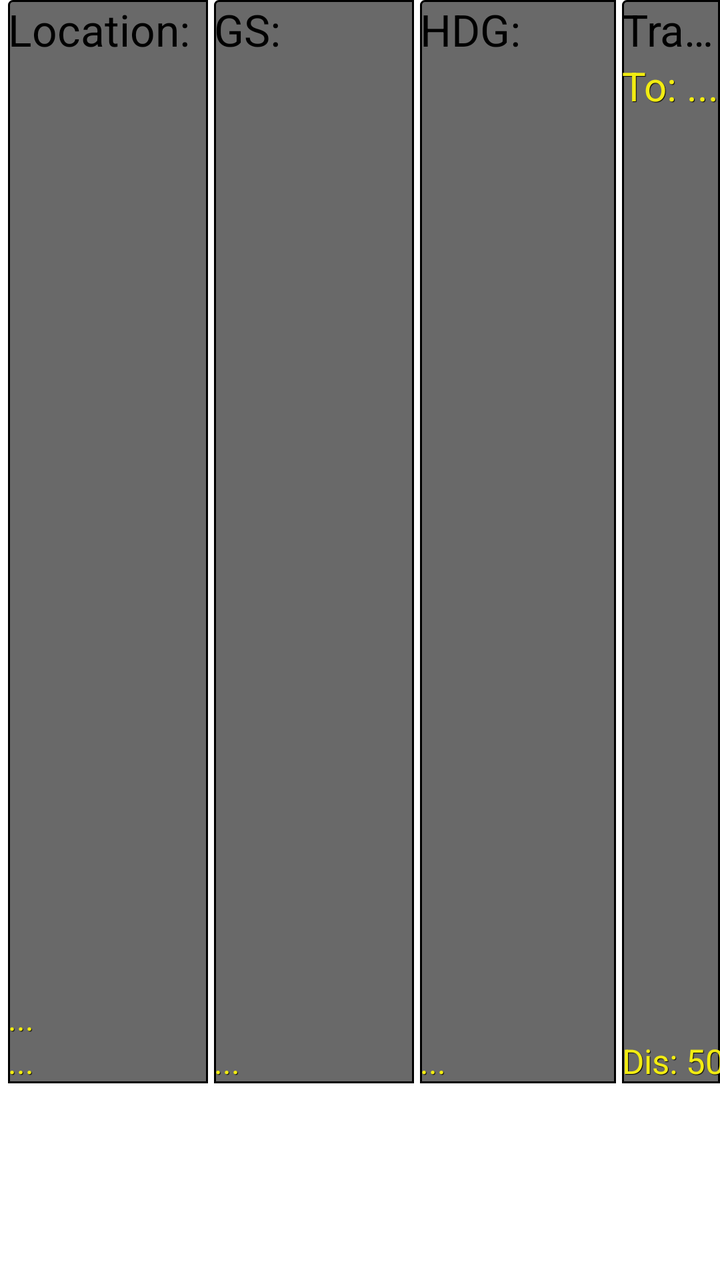
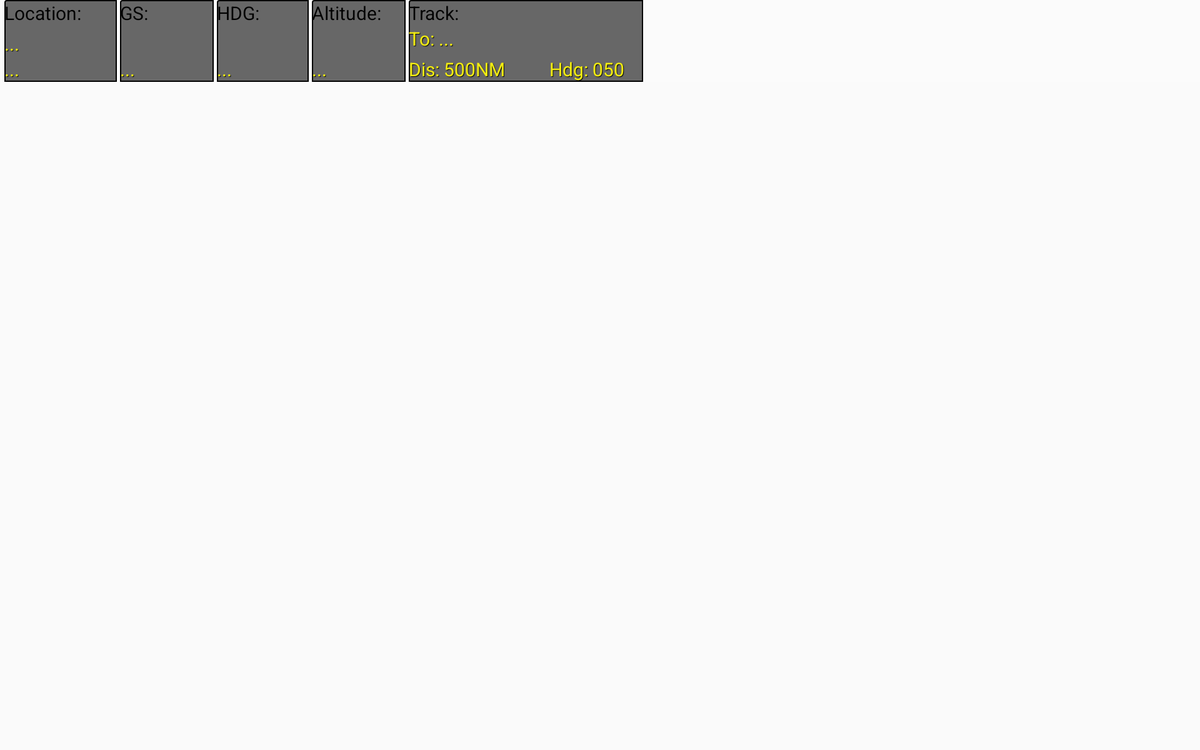

One screen, two layout resources from the same app: the default and the repository's alternative for another configuration. Each is rendered where Android would select it; the XML of both is given below.
<!-- AndroidManifest.xml: application theme AppTheme -->
<!-- res/layout/fragment_info_panel.xml -->
<LinearLayout xmlns:android="http://schemas.android.com/apk/res/android"
    xmlns:tools="http://schemas.android.com/tools"
    android:layout_width="match_parent"
    android:layout_height="fill_parent"
    tools:context="nl.robenanita.googlemapstest.InfoPanelFragment"
    xmlns:ads="http://schemas.android.com/apk/res-auto"
    android:baselineAligned="false">


    <LinearLayout
        android:orientation="horizontal"
        android:layout_width="match_parent"
        android:layout_height="wrap_content"
        android:layout_below="@+id/scaleBarView"
        android:layout_marginLeft="1dp"
        android:id="@+id/linearLayout4"
        android:background="#3cffffff">

        <LinearLayout
            android:orientation="vertical"
            android:layout_width="100dp"
            android:layout_height="fill_parent"
            android:clickable="false"
            android:background="@drawable/infopanelborder"
            android:layout_marginLeft="3dp">

            <TextView
                android:layout_width="wrap_content"
                android:layout_height="wrap_content"
                android:text="Location:"
                android:id="@+id/textView"
                android:singleLine="true"
                android:textColor="#000000"
                android:textSize="22dp" />

            <LinearLayout
                android:orientation="vertical"
                android:layout_width="fill_parent"
                android:layout_height="fill_parent"
                android:gravity="bottom">

                <TextView
                    android:layout_width="wrap_content"
                    android:layout_height="wrap_content"
                    android:text="..."
                    android:id="@+id/latitudeTxt"
                    android:singleLine="true"
                    android:textColor="#fff2ec12"
                    android:shadowColor="#ff000000"
                    android:shadowDx="1"
                    android:shadowDy="1"
                    android:shadowRadius="0.01"
                    android:layout_marginTop="5dp"
                    android:textSize="16dp" />

                <TextView
                    android:layout_width="wrap_content"
                    android:layout_height="wrap_content"
                    android:text="..."
                    android:id="@+id/longitudeTxt"
                    android:singleLine="true"
                    android:textColor="#fff2ec12"
                    android:shadowColor="#ff000000"
                    android:shadowDx="1"
                    android:shadowDy="1"
                    android:shadowRadius="0.01"
                    android:textSize="16dp" />
            </LinearLayout>

        </LinearLayout>

        <LinearLayout
            android:orientation="vertical"
            android:layout_width="100dp"
            android:layout_height="fill_parent"
            android:background="@drawable/infopanelborder"
            android:id="@+id/linearLayout"
            android:layout_marginLeft="3dp">

            <TextView
                android:layout_width="wrap_content"
                android:layout_height="wrap_content"
                android:text="GS:"
                android:id="@+id/textView18"
                android:singleLine="true"
                android:textColor="#000000"
                android:textSize="22dp" />

            <LinearLayout
                android:orientation="vertical"
                android:layout_width="fill_parent"
                android:layout_height="fill_parent"
                android:gravity="bottom">

                <TextView
                    android:layout_width="wrap_content"
                    android:layout_height="wrap_content"
                    android:text="..."
                    android:id="@+id/groundspeedTxt"
                    android:singleLine="true"
                    android:textColor="#fff2ec12"
                    android:shadowColor="#ff000000"
                    android:shadowDx="1"
                    android:shadowDy="1"
                    android:shadowRadius="0.01"
                    android:layout_marginTop="5dp"
                    android:textSize="16dp" />
            </LinearLayout>

        </LinearLayout>

        <LinearLayout
            android:orientation="vertical"
            android:layout_width="98dp"
            android:layout_height="fill_parent"
            android:background="@drawable/infopanelborder"
            android:id="@+id/linearLayout2"
            android:layout_marginLeft="3dp">

            <TextView
                android:layout_width="wrap_content"
                android:layout_height="wrap_content"
                android:text="HDG:"
                android:id="@+id/textView19"
                android:singleLine="true"
                android:textColor="#000000"
                android:focusableInTouchMode="false"
                android:textSize="22dp"
                android:textIsSelectable="false" />

            <LinearLayout
                android:orientation="vertical"
                android:layout_width="fill_parent"
                android:layout_height="fill_parent"
                android:gravity="bottom">

                <TextView
                    android:layout_width="wrap_content"
                    android:layout_height="wrap_content"
                    android:text="..."
                    android:id="@+id/headingTxt"
                    android:singleLine="true"
                    android:textColor="#fff2ec12"
                    android:shadowColor="#ff000000"
                    android:shadowDx="1"
                    android:shadowDy="1"
                    android:shadowRadius="0.01"
                    android:layout_marginTop="5dp"
                    android:textSize="16dp" />
            </LinearLayout>

        </LinearLayout>

        <LinearLayout
            android:orientation="vertical"
            android:layout_width="wrap_content"
            android:layout_height="fill_parent"
            android:background="@drawable/infopanelborder"
            android:id="@+id/linearLayout3"
            android:clickable="false"
            android:layout_marginLeft="3dp">

            <TextView
                android:layout_width="wrap_content"
                android:layout_height="wrap_content"
                android:text="Track:"
                android:id="@+id/textView20"
                android:singleLine="true"
                android:textColor="#000000"
                android:focusableInTouchMode="true"
                android:textSize="22dp" />

            <TextView
                android:layout_width="wrap_content"
                android:layout_height="wrap_content"
                android:text="To: ..."
                android:id="@+id/toWaypointTxt"
                android:singleLine="true"
                android:textColor="#fff2ec12"
                android:shadowColor="#ff000000"
                android:shadowDx="1"
                android:shadowDy="1"
                android:shadowRadius="0.01"
                android:textSize="20dp"
                android:layout_weight="1"
                android:textColorHighlight="#ffffffff"
                android:textIsSelectable="false" />

            <LinearLayout
                android:orientation="horizontal"
                android:layout_width="wrap_content"
                android:layout_height="wrap_content"
                android:layout_weight="1"
                android:gravity="bottom">

                <TextView
                    android:layout_width="100dp"
                    android:layout_height="wrap_content"
                    android:text="Dis: 500NM"
                    android:id="@+id/distanceToTxt"
                    android:singleLine="true"
                    android:textSize="17dp"
                    android:textIsSelectable="false"
                    android:textColor="#fff2ec12"
                    android:shadowColor="#ff000000"
                    android:shadowDx="1"
                    android:shadowDy="1"
                    android:shadowRadius="0.01"
                    android:password="false" />

                <TextView
                    android:layout_width="80dp"
                    android:layout_height="wrap_content"
                    android:text="Hdg: 050"
                    android:id="@+id/hdgToTxt"
                    android:singleLine="true"
                    android:textColor="#fff2ec12"
                    android:shadowColor="#ff000000"
                    android:shadowDx="1"
                    android:shadowDy="1"
                    android:shadowRadius="0.01"
                    android:textSize="17dp"
                    android:textIsSelectable="false" />
            </LinearLayout>

        </LinearLayout>

        <LinearLayout
            android:orientation="horizontal"
            android:layout_width="match_parent"
            android:layout_height="match_parent"
            android:layout_alignTop="@+id/scaleBarView"
            android:layout_centerHorizontal="true"
            android:id="@+id/adsNavigationLayout"
            android:visibility="visible"
            android:gravity="center">

            <com.google.android.gms.ads.AdView
                android:id="@+id/adMainNavigation"
                android:layout_width="wrap_content"
                android:layout_height="wrap_content"
                ads:adSize="FULL_BANNER"
                ads:adUnitId="ca-app-pub-5281313269938308/9018552671" />


        </LinearLayout>

    </LinearLayout>
</LinearLayout>
<!-- resources referenced by this layout -->
<resources>
  <!-- drawable infopanelborder (drawable) -->
  <?xml version="1.0" encoding="utf-8"?>
  <shape xmlns:android="http://schemas.android.com/apk/res/android"
      android:shape="rectangle">
  
      <corners
          android:radius="2dp"
          android:topRightRadius="0dp"
          android:bottomRightRadius="0dp"
          android:bottomLeftRadius="0dp" />
      <stroke
          android:width="1dp"
          android:color="@android:color/black" />
      <solid android:color="@color/black_overlay" />
  
  </shape>
  <style name="AppTheme" parent="Theme.AppCompat.Light.DarkActionBar">
          
      </style>
  <color name="black_overlay">#96000000</color>
</resources>
<!-- res/layout-sw720dp/fragment_info_panel.xml (the repository's variant of the layout above) -->
<!-- drawn on a large tablet held sideways -->
<LinearLayout xmlns:android="http://schemas.android.com/apk/res/android"
    xmlns:tools="http://schemas.android.com/tools"
    android:layout_width="match_parent"
    android:layout_height="fill_parent"
    tools:context="nl.robenanita.googlemapstest.InfoPanelFragment"
    xmlns:ads="http://schemas.android.com/apk/res-auto"
    android:baselineAligned="false">


    <LinearLayout
        android:orientation="horizontal"
        android:layout_width="match_parent"
        android:layout_height="wrap_content"
        android:layout_below="@+id/scaleBarView"
        android:layout_marginLeft="1dp"
        android:id="@+id/linearLayout4"
        android:background="#3cffffff">

        <LinearLayout
            android:orientation="vertical"
            android:layout_width="120dp"
            android:layout_height="fill_parent"
            android:clickable="false"
            android:background="@drawable/infopanelborder"
            android:layout_marginLeft="3dp">

            <TextView
                android:layout_width="wrap_content"
                android:layout_height="wrap_content"
                android:text="Location:"
                android:id="@+id/textView"
                android:singleLine="true"
                android:textColor="#000000"
                android:textSize="20dp" />

            <LinearLayout
                android:orientation="vertical"
                android:layout_width="fill_parent"
                android:layout_height="fill_parent"
                android:gravity="bottom">

                <TextView
                    android:layout_width="wrap_content"
                    android:layout_height="wrap_content"
                    android:text="..."
                    android:id="@+id/latitudeTxt"
                    android:singleLine="true"
                    android:textColor="#fff2ec12"
                    android:shadowColor="#ff000000"
                    android:shadowDx="1"
                    android:shadowDy="1"
                    android:shadowRadius="0.01"
                    android:layout_marginTop="5dp"
                    android:textSize="20dp" />

                <TextView
                    android:layout_width="wrap_content"
                    android:layout_height="wrap_content"
                    android:text="..."
                    android:id="@+id/longitudeTxt"
                    android:singleLine="true"
                    android:textColor="#fff2ec12"
                    android:shadowColor="#ff000000"
                    android:shadowDx="1"
                    android:shadowDy="1"
                    android:shadowRadius="0.01"
                    android:textSize="20dp" />
            </LinearLayout>

        </LinearLayout>

        <LinearLayout
            android:orientation="vertical"
            android:layout_width="100dp"
            android:layout_height="fill_parent"
            android:background="@drawable/infopanelborder"
            android:id="@+id/linearLayout"
            android:layout_marginLeft="3dp">

            <TextView
                android:layout_width="wrap_content"
                android:layout_height="wrap_content"
                android:text="GS:"
                android:id="@+id/textView18"
                android:singleLine="true"
                android:textColor="#000000"
                android:textSize="20dp" />

            <LinearLayout
                android:orientation="vertical"
                android:layout_width="fill_parent"
                android:layout_height="fill_parent"
                android:gravity="bottom">

                <TextView
                    android:layout_width="wrap_content"
                    android:layout_height="wrap_content"
                    android:text="..."
                    android:id="@+id/groundspeedTxt"
                    android:singleLine="true"
                    android:textColor="#fff2ec12"
                    android:shadowColor="#ff000000"
                    android:shadowDx="1"
                    android:shadowDy="1"
                    android:shadowRadius="0.01"
                    android:layout_marginTop="5dp"
                    android:textSize="20dp" />
            </LinearLayout>

        </LinearLayout>

        <LinearLayout
            android:orientation="vertical"
            android:layout_width="98dp"
            android:layout_height="fill_parent"
            android:background="@drawable/infopanelborder"
            android:id="@+id/linearLayout2"
            android:layout_marginLeft="3dp">

            <TextView
                android:layout_width="wrap_content"
                android:layout_height="wrap_content"
                android:text="HDG:"
                android:id="@+id/textView19"
                android:singleLine="true"
                android:textColor="#000000"
                android:focusableInTouchMode="false"
                android:textSize="20dp"
                android:textIsSelectable="false" />

            <LinearLayout
                android:orientation="vertical"
                android:layout_width="fill_parent"
                android:layout_height="fill_parent"
                android:gravity="bottom">

                <TextView
                    android:layout_width="wrap_content"
                    android:layout_height="wrap_content"
                    android:text="..."
                    android:id="@+id/headingTxt"
                    android:singleLine="true"
                    android:textColor="#fff2ec12"
                    android:shadowColor="#ff000000"
                    android:shadowDx="1"
                    android:shadowDy="1"
                    android:shadowRadius="0.01"
                    android:layout_marginTop="5dp"
                    android:textSize="20dp" />
            </LinearLayout>

        </LinearLayout>

        <LinearLayout
            android:orientation="vertical"
            android:layout_width="100dp"
            android:layout_height="fill_parent"
            android:background="@drawable/infopanelborder"
            android:id="@+id/linearLayout10"
            android:layout_marginLeft="3dp" >

            <TextView
                android:layout_width="wrap_content"
                android:layout_height="wrap_content"
                android:text="Altitude:"
                android:id="@+id/textView28"
                android:singleLine="true"
                android:textColor="#000000"
                android:focusableInTouchMode="false"
                android:textSize="20dp"
                android:textIsSelectable="false" />

            <LinearLayout
                android:orientation="vertical"
                android:layout_width="fill_parent"
                android:layout_height="fill_parent"
                android:gravity="bottom" >

                <TextView
                    android:layout_width="wrap_content"
                    android:layout_height="wrap_content"
                    android:text="..."
                    android:id="@+id/infoAltitudeTxt"
                    android:singleLine="true"
                    android:textColor="#fff2ec12"
                    android:shadowColor="#ff000000"
                    android:shadowDx="1"
                    android:shadowDy="1"
                    android:shadowRadius="0.01"
                    android:layout_marginTop="5dp"
                    android:textSize="20dp" />
            </LinearLayout>
        </LinearLayout>

        <LinearLayout
            android:orientation="vertical"
            android:layout_width="wrap_content"
            android:layout_height="fill_parent"
            android:background="@drawable/infopanelborder"
            android:id="@+id/linearLayout3"
            android:clickable="false"
            android:layout_marginLeft="3dp">

            <TextView
                android:layout_width="wrap_content"
                android:layout_height="wrap_content"
                android:text="Track:"
                android:id="@+id/textView20"
                android:singleLine="true"
                android:textColor="#000000"
                android:focusableInTouchMode="true"
                android:textSize="20dp" />

            <TextView
                android:layout_width="wrap_content"
                android:layout_height="wrap_content"
                android:text="To: ..."
                android:id="@+id/toWaypointTxt"
                android:singleLine="true"
                android:textColor="#fff2ec12"
                android:shadowColor="#ff000000"
                android:shadowDx="1"
                android:shadowDy="1"
                android:shadowRadius="0.01"
                android:textSize="20dp"
                android:layout_weight="1"
                android:textColorHighlight="#ffffffff"
                android:textIsSelectable="false" />

            <LinearLayout
                android:orientation="horizontal"
                android:layout_width="wrap_content"
                android:layout_height="wrap_content"
                android:layout_weight="1"
                android:gravity="bottom">

                <TextView
                    android:layout_width="150dp"
                    android:layout_height="wrap_content"
                    android:text="Dis: 500NM"
                    android:id="@+id/distanceToTxt"
                    android:singleLine="true"
                    android:textSize="20dp"
                    android:textIsSelectable="false"
                    android:textColor="#fff2ec12"
                    android:shadowColor="#ff000000"
                    android:shadowDx="1"
                    android:shadowDy="1"
                    android:shadowRadius="0.01"
                    android:password="false" />

                <TextView
                    android:layout_width="100dp"
                    android:layout_height="wrap_content"
                    android:text="Hdg: 050"
                    android:id="@+id/hdgToTxt"
                    android:singleLine="true"
                    android:textColor="#fff2ec12"
                    android:shadowColor="#ff000000"
                    android:shadowDx="1"
                    android:shadowDy="1"
                    android:shadowRadius="0.01"
                    android:textSize="20dp"
                    android:textIsSelectable="false" />
            </LinearLayout>

        </LinearLayout>

        <LinearLayout
            android:orientation="horizontal"
            android:layout_width="match_parent"
            android:layout_height="match_parent"
            android:layout_alignTop="@+id/scaleBarView"
            android:layout_centerHorizontal="true"
            android:id="@+id/adsNavigationLayout"
            android:visibility="visible"
            android:gravity="center">

            <com.google.android.gms.ads.AdView
                android:id="@+id/adMainNavigation"
                android:layout_width="wrap_content"
                android:layout_height="wrap_content"
                ads:adSize="FULL_BANNER"
                ads:adUnitId="ca-app-pub-5281313269938308/9018552671"
                android:visibility="gone" />


        </LinearLayout>

    </LinearLayout>
</LinearLayout>
<!-- resources referenced by the variant -->
<!-- as a large tablet held sideways resolves them -->
<resources>
  <!-- drawable infopanelborder (drawable) -->
  <?xml version="1.0" encoding="utf-8"?>
  <shape xmlns:android="http://schemas.android.com/apk/res/android"
      android:shape="rectangle">
  
      <corners
          android:radius="2dp"
          android:topRightRadius="0dp"
          android:bottomRightRadius="0dp"
          android:bottomLeftRadius="0dp" />
      <stroke
          android:width="1dp"
          android:color="@android:color/black" />
      <solid android:color="@color/black_overlay" />
  
  </shape>
  <!-- from res/values-sw600dp/ -->
  <style name="AppTheme" parent="Theme.AppCompat.Light.DarkActionBar">
          
      </style>
  <color name="black_overlay">#96000000</color>
</resources>
